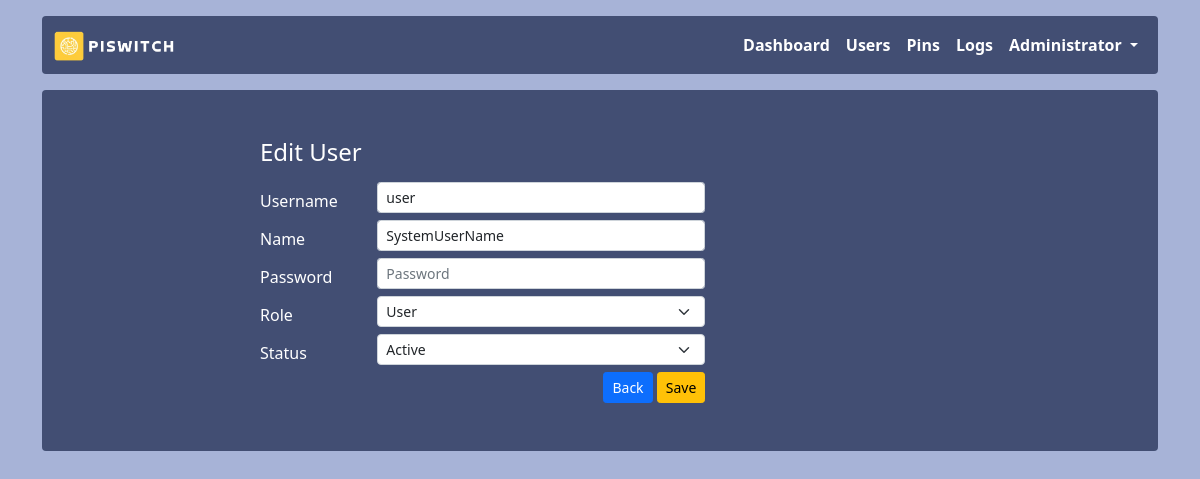
Before: /edit-user/2 (signed in) with the older database file.
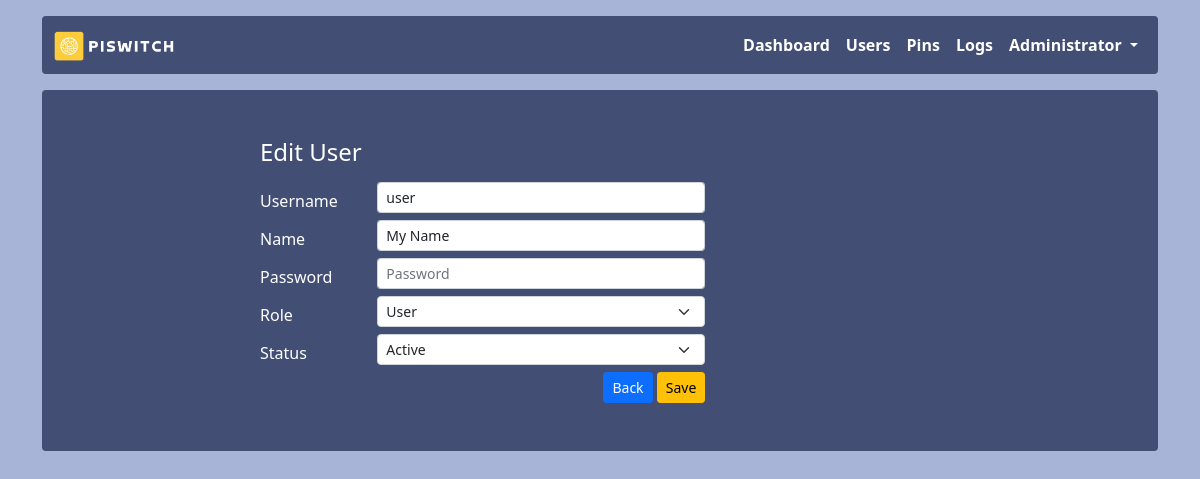
After: the same page with the newer database file.
### app.py (models this page shows, shortened)
class Users(db.Model):
    id = db.Column(db.Integer, primary_key = True)
    username = db.Column(db.String(255))
    name = db.Column(db.String(255))
    password = db.Column(db.String(255))
    role = db.Column(db.String(20))
    status = db.Column(db.String(20))
    created_at = db.Column(db.DateTime, default=datetime.utcnow())

### app.py (the view)
@app.route('/edit-user/<id>')
@login_required
@check_admin
def edit_user(id):
    user = Users.query.filter_by(id=id).first()
    return render_template('users/edit_user.html', user=user)

### app.py (called while the page is built)
def login_required(f):
    @wraps(f)
    def decorated_function(*args, **kwargs):
        if session.get("user_id") is None:
            return redirect("/login")
        return f(*args, **kwargs)
    return decorated_function

def check_admin(f):
    @wraps(f)
    def decorated_function(*args, **kwargs):
        if session.get("role") != 'admin':
            return redirect("/")
        return f(*args, **kwargs)
    return decorated_function

### templates/users/edit_user.html (shortened to what this page needs)
{% extends 'layout.html' %}
{% block content %}
<h4 class="mb-3">Edit User</h4>
<form method="post" action="{{ url_for('add_user') }}" autocomplete="off">
    <div class="form-group row">
        <label for="username" class="col-sm-2 col-form-label">Username</label>
        <div class="col-sm-6">
            <input type="text" name="username" class="form-control form-control-sm" id="username" value="{{user.username}}" autocomplete="new_username" />
        </div>
    </div>
    <div class="form-group row">
        <label for="name" class="col-sm-2 col-form-label">Name</label>
        <div class="col-sm-6">
            <input type="text" name="name" class="form-control form-control-sm" id="name" value="{{ user.name }}" autocomplete="new_name" />
        </div>
    </div>
    <div class="form-group row">
        <label for="password" class="col-sm-2 col-form-label">Password</label>
        <div class="col-sm-6">
            <input type="password" value="" class="form-control form-control-sm" name="password" id="password" placeholder="Password" autocomplete="new_password"/>
        </div>
    </div>
    <div class="form-group row">
        <label for="role" class="col-sm-2 col-form-label">Role</label>
        <div class="col-sm-6">
            <select class="form-select form-select-sm" name="role" id="role">
                <option {% if user.role == 'user'%} selected {% endif %} value="user">User</option>
            </select>
        </div>
    </div>
    <div class="form-group row">
        <label for="status" class="col-sm-2 col-form-label">Status</label>
        <div class="col-sm-6">
            <select class="form-select form-select-sm" name="status" id="status">
                <option  {% if user.status == 'active'%} selected {% endif %} value="active">Active</option>
            </select>
        </div>
    </div>
    <div class="form-group row">
        <div class="col-sm-8 text-right">
            <a href="{{ url_for('users')}}" class="btn btn-sm btn-primary">Back</a>
            <button type="submit" class="btn btn-sm btn-warning">Save</button>
        </div>
    </div>
</form>
{% endblock %}

Changed rows visible on the page:
changed Users "user": name "SystemUserName" → "My Name"
